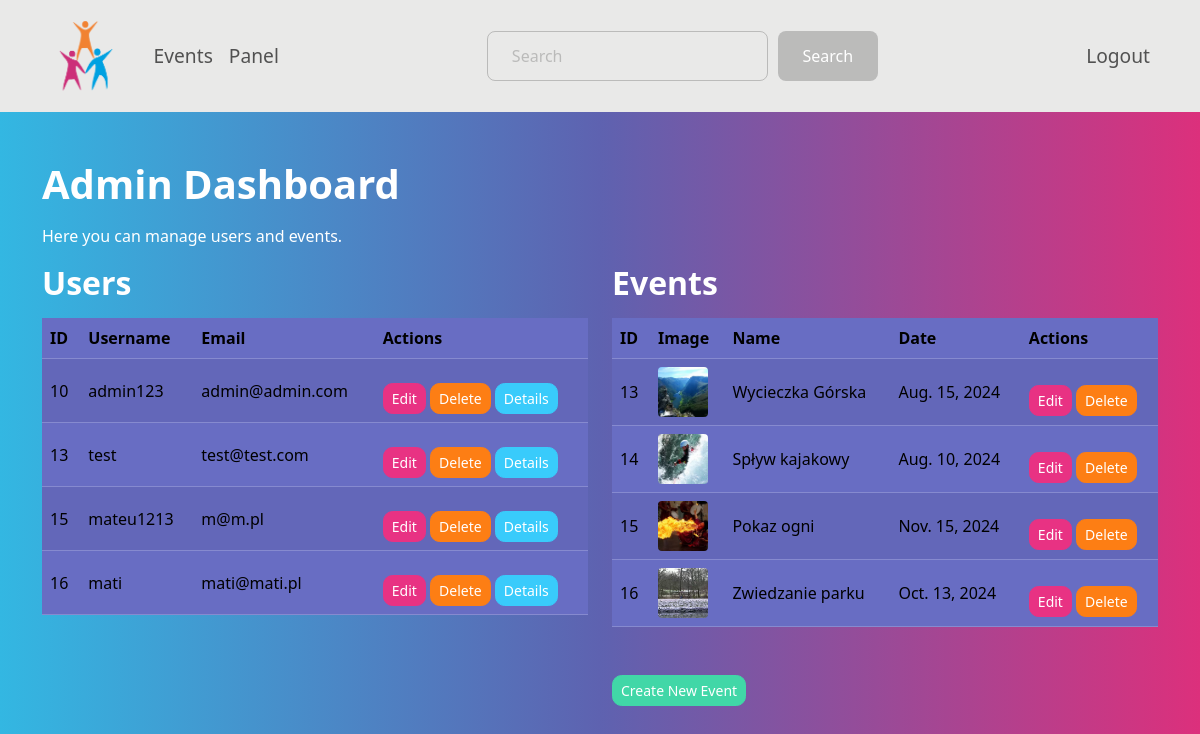
The app's page /dashboard/ (signed in) with its own data.
### app/models.py (models this page shows, shortened)
class User(AbstractBaseUser, PermissionsMixin):
    user_ID = models.AutoField(primary_key=True)
    email = models.EmailField(max_length=50, unique=True)
    username = models.CharField(max_length=50)
    is_staff = models.BooleanField(default=False)
    role = models.CharField(max_length=50)
    USERNAME_FIELD = "email"
    REQUIRED_FIELDS = ["username"]
    objects = UserManager()

class Event(models.Model):
    event_ID = models.BigAutoField(primary_key=True)
    title = models.CharField(max_length=255)
    date = models.DateField()
    description = models.TextField()
    start_date = models.DateTimeField()
    end_date = models.DateTimeField()
    location = models.CharField(max_length=255)
    status = models.CharField(max_length=10, choices=[(status.value, status.name) for status in EventStatus])
    organizer_ID = models.ForeignKey(User, on_delete=models.CASCADE, to_field="user_ID")
    image = models.ImageField(upload_to='events/', null=True, blank=True)
    parent_event_ID = models.ForeignKey("self", on_delete=models.CASCADE, to_field="event_ID", null=True, blank=True)

### app/views.py (the view)
# urls.py: path('dashboard/', admin_dashboard, name='admin_dashboard'),
@login_required
@csrf_exempt
def admin_dashboard(request):
    User = get_user_model()
    users = User.objects.all()
    events = Event.objects.all()
    if request.method == 'POST':
        event_form = EventForm(request.POST)
        if event_form.is_valid():
            event_form.save()
            return redirect('admin_dashboard')
    else:
        event_form = EventForm()
    return render(request, 'admin_dashboard.html', {'users': users, 'events': events, 'event_form': event_form})

### app/forms.py
class EventForm(forms.ModelForm):
    date = forms.DateField(widget=forms.DateInput(attrs={'type': 'date', 'class': 'form-control'}, format='%Y-%m-%d'))
    start_date = forms.DateTimeField(widget=forms.DateTimeInput(attrs={'type': 'datetime-local', 'class': 'form-control'}, format='%Y-%m-%dT%H:%M'))
    end_date = forms.DateTimeField(widget=forms.DateTimeInput(attrs={'type': 'datetime-local', 'class': 'form-control'}, format='%Y-%m-%dT%H:%M'))
    class Meta:
        model = Event
        fields = ['title', 'date', 'description', 'start_date', 'end_date', 'location', 'status', 'organizer_ID', 'image', 'parent_event_ID']
        widgets = {
            'title': forms.TextInput(attrs={'class': 'form-control'}),
            'description': forms.Textarea(attrs={'class': 'form-control'}),
            'location': forms.TextInput(attrs={'class': 'form-control'}),
            'status': forms.Select(attrs={'class': 'form-select'}),
            'organizer_ID': forms.Select(attrs={'class': 'form-select'}),
            'parent_event_ID': forms.Select(attrs={'class': 'form-select'}),
            'image': forms.FileInput(attrs={'class': 'form-control'}),
        }

### app/templates/admin_dashboard.html (shortened to what this page needs)
{% extends "base.html" %}
{% load static %}
{% block content %}
<h1>Admin Dashboard</h1>
<p>Here you can manage users and events.</p>
<div class="row">
    <div class="col-md-6">
        <h2>Users</h2>
        <table class="table table-striped table-responsive">
            <thead>
                <tr>
                    <th>ID</th>
                    <th>Username</th>
                    <th>Email</th>
                    <th>Actions</th>
                </tr>
            </thead>
            <tbody>
                {% for user in users %}
                <tr>
                    <td>{{ user.user_ID }}</td>
                    <td>{{ user.username }}</td>
                    <td>{{ user.email }}</td>
                    <td>
                        <a href="{% url 'edit_user' user.user_ID %}" class="btn btn-primary btn-sm">Edit</a>
                        <a href="{% url 'delete_user' user.user_ID %}" class="btn btn-danger btn-sm">Delete</a>
                        <a href="{% url 'user_detail' user.user_ID %}" class="btn btn-info btn-sm">Details</a>
                    </td>
                </tr>
                {% endfor %}
            </tbody>
        </table>
    </div>
    <div class="col-md-6">
        <h2>Events</h2>
        <table class="table table-striped table-responsive">
            <thead>
                <tr>
                    <th>ID</th>
                    <th>Image</th>
                    <th>Name</th>
                    <th>Date</th>
                    <th>Actions</th>
                </tr>
            </thead>
            <tbody>
                {% for event in events %}
                <tr>
                    <td>{{ event.event_ID }}</td>
                    <td>
                        {% if event.image %}
                        <img src="{{ event.image.url }}" alt="{{ event.title }}" class="event-thumbnail">
                        {% else %}
                        <img src="{% static 'images/flower.jpg' %}" alt="Default Image" class="event-thumbnail">
                        {% endif %}
                    </td>
                    <td>{{ event.title }}</td>
                    <td>{{ event.date }}</td>
                    <td>
                        <a href="{% url 'edit_event' event.event_ID %}" class="btn btn-primary btn-sm">Edit</a>
                        <a href="{% url 'delete_event' event.event_ID %}" class="btn btn-danger btn-sm">Delete</a>
                    </td>
                </tr>
                {% endfor %}
            </tbody>
        </table>
        <a href="{% url 'create_event' %}" class="btn btn-success btn-sm mb-3">Create New Event</a>
    </div>
</div>
{% endblock %}

### app/static/css/styles.css (style rules this page uses)
.btn { margin-top: 1rem; }
.event-thumbnail { width: 50px; height: 50px; object-fit: cover; border-radius: 4px; }
.table-responsive { overflow-x: auto; }
.table th, .table td { vertical-align: middle; }

### records on screen
User: user_ID "10", username "admin123", email "admin@admin.com"
User: user_ID "13", username "test", email "test@test.com"
User: user_ID "15", username "mateu1213", email "m@m.pl"
User: user_ID "16", username "mati", email "mati@mati.pl"
Event: event_ID "13", image (picture), title "Wycieczka Górska", date "Aug. 15, 2024"
Event: event_ID "14", image (picture), title "Spływ kajakowy", date "Aug. 10, 2024"
Event: event_ID "15", image (picture), title "Pokaz ogni", date "Nov. 15, 2024"
Event: event_ID "16", image (picture), title "Zwiedzanie parku", date "Oct. 13, 2024"
